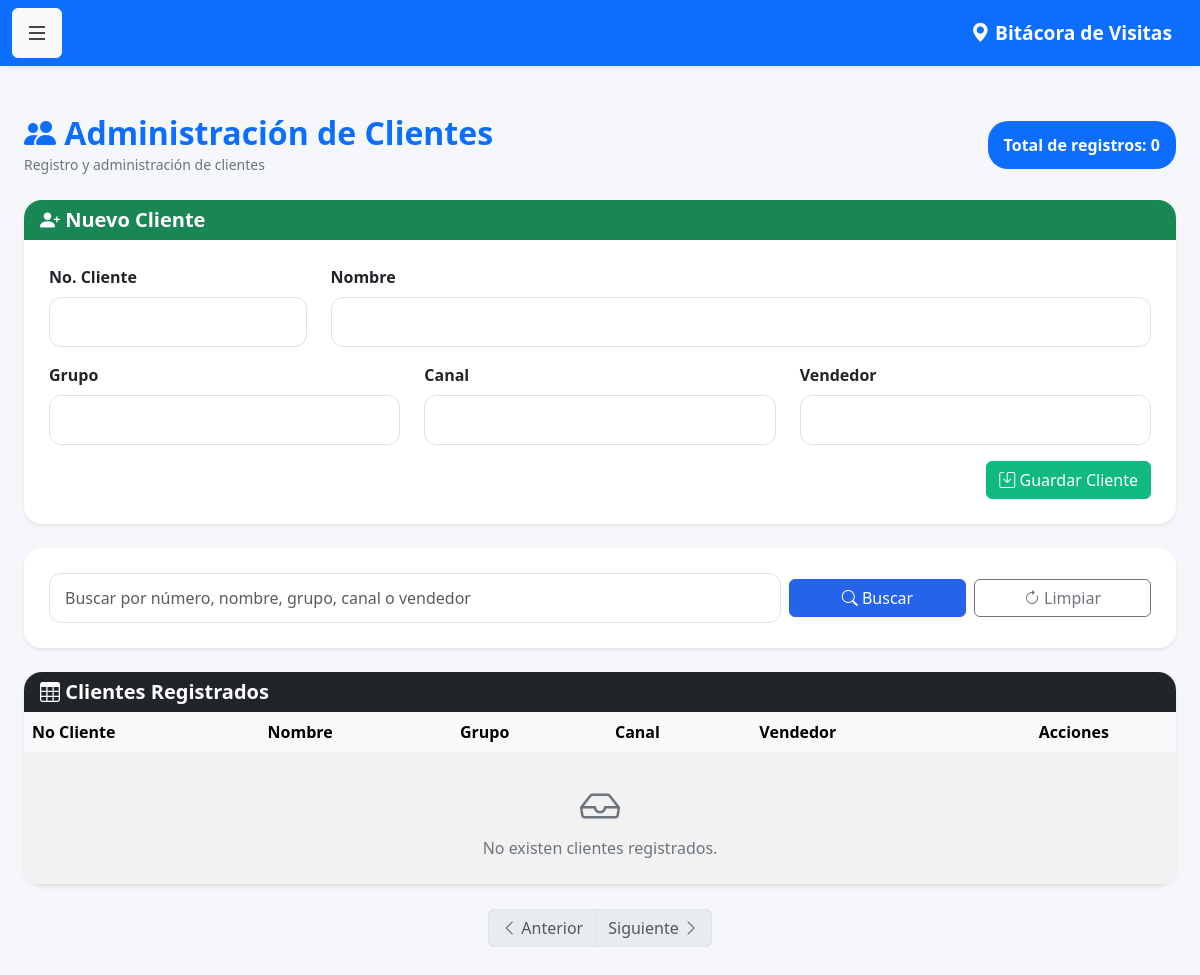
Before: /clientes (signed in) with the older database file.
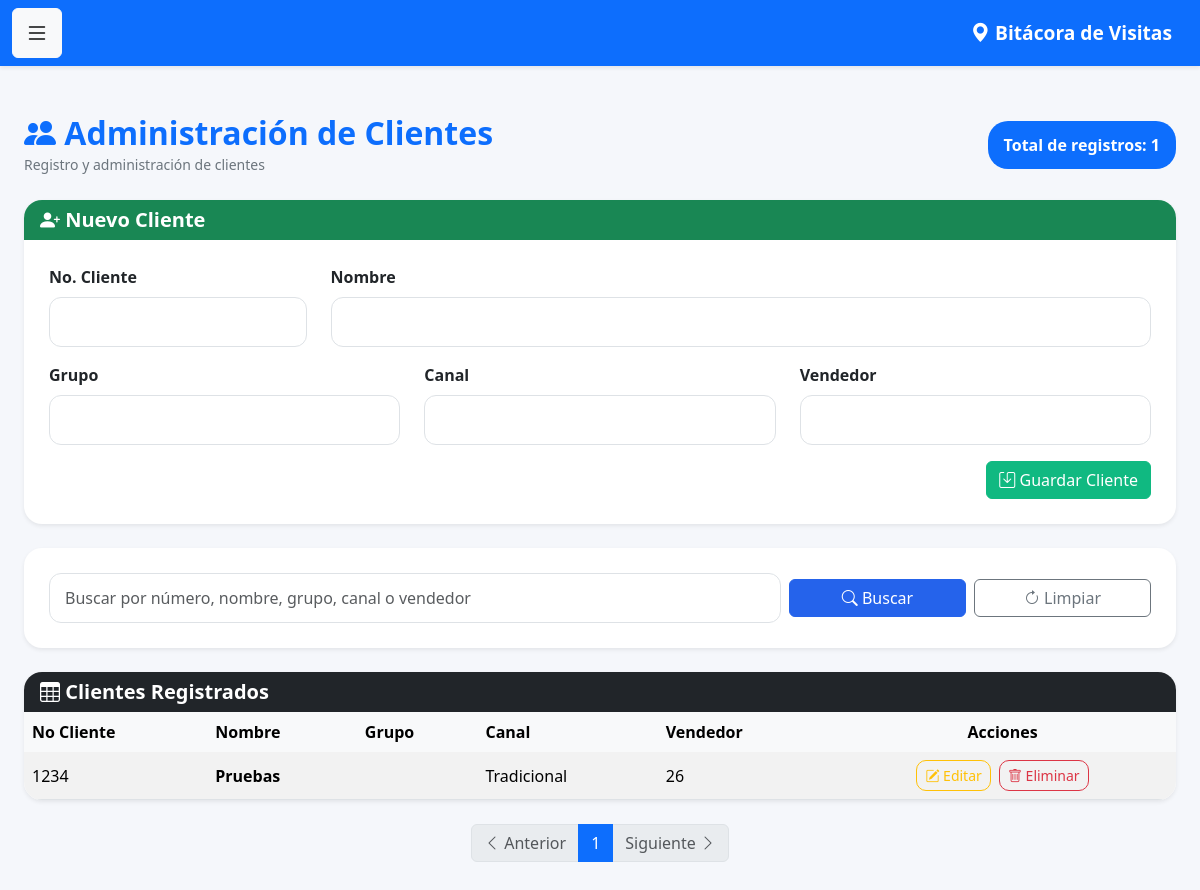
After: the same page with the newer database file.
### models.py (models this page shows)
class Cliente(db.Model):
    __tablename__ = 'clientes'
    id = db.Column(
        db.Integer,
        primary_key=True
    )
    num_cliente = db.Column(
        db.String(20),
        unique=True,
        nullable=False
    )
    nombre = db.Column(
        db.String(150),
        nullable=False
    )
    grupo = db.Column(
        db.String(100)
    )
    canal = db.Column(
        db.String(100)
    )
    vendedor = db.Column(
        db.Integer
    )

### app.py (the view, shortened to what this page needs)
@app.route('/clientes', methods=['GET', 'POST'])
@login_required
def clientes():
    if current_user.rol not in ['admin', 'supervisor']:
        return "Acceso denegado"
    buscar = request.args.get(
        'buscar',
        ''
    )
    pagina = request.args.get(
        'page',
        1,
        type=int
    )
    if buscar:
        lista_clientes = Cliente.query.filter(
            or_(
                Cliente.num_cliente.contains(
                    buscar
                ),
                Cliente.nombre.contains(
                    buscar
                ),
                Cliente.grupo.contains(
                    buscar
                ),
                Cliente.canal.contains(
                    buscar
                )
            )
        ).order_by(
            Cliente.nombre
        ).paginate(
            page=pagina,
            per_page=25,
            error_out=False
        )
    else:
        lista_clientes = Cliente.query.order_by(
            Cliente.nombre
        ).paginate(
            page=pagina,
            per_page=25,
            error_out=False
        )
    return render_template(
        'clientes.html',
        clientes=lista_clientes
    )

### app.py (called while the page is built)
@login_manager.user_loader
def load_user(user_id):
    return Usuario.query.get(int(user_id))

### templates/clientes.html (shortened to what the changed rows need)
{% extends 'base.html' %}
{% block contenido %}
<div class="container py-4">
    <div class="d-flex justify-content-between align-items-center mb-4">
        <div>
            <h2 class="fw-bold text-primary mb-0">
                <i class="bi bi-people-fill"></i>
                Administración de Clientes
            </h2>
        </div>
        <div>
            <span class="badge bg-primary fs-6 p-3">
                Total de registros: {{ clientes.total }}
            </span>
        </div>
    </div>
    <div class="card shadow-sm border-0">
        <div class="table-responsive">
            <table class="table table-hover table-striped align-middle mb-0">
                <thead class="table-light">
                    <tr>
                        <th>No Cliente</th>
                        <th>Nombre</th>
                        <th>Grupo</th>
                        <th>Canal</th>
                        <th>Vendedor</th>
                        <th class="text-center">
                            Acciones
                        </th>
                    </tr>
                </thead>
                <tbody>
                    {% for cliente in clientes.items %}
                    <tr>
                        <td>{{ cliente.num_cliente }}</td>
                        <td class="fw-semibold">
                            {{ cliente.nombre }}
                        </td>
                        <td>{{ cliente.grupo }}</td>
                        <td>{{ cliente.canal }}</td>
                        <td>{{ cliente.vendedor }}</td>
                        <td class="text-center">
                                                    <a
                                href="/cliente/editar/{{ cliente.id }}"
                                class="btn btn-outline-warning btn-sm me-1">
                                <i class="bi bi-pencil-square"></i>
                                Editar
                            </a>
                            <a
                                href="/cliente/eliminar/{{ cliente.id }}"
                                class="btn btn-outline-danger btn-sm"
                                onclick="return confirm('¿Eliminar este cliente?');">
                                <i class="bi bi-trash"></i>
                                Eliminar
                            </a>
                        </td>
                    </tr>
                    {% else %}
                    <tr>
                        <td colspan="6" class="text-center py-4">
                            <div class="text-muted">
                                <i class="bi bi-inbox fs-1"></i>
                                <br>
                                No existen clientes registrados.
                            </div>
                        </td>
                    </tr>
                    {% endfor %}
                </tbody>
            </table>
        </div>
    </div>
    <nav class="mt-4">
        <ul class="pagination justify-content-center">
            {% for num in clientes.iter_pages(left_edge=1,
                                              right_edge=1,
                                              left_current=2,
                                              right_current=2) %}
                {% if num %}
                    <li class="page-item {% if num == clientes.page %}active{% endif %}">
                        <a
                            class="page-link"
                            href="{{ url_for('clientes', page=num, buscar=request.args.get('buscar','')) }}">
                            {{ num }}
                        </a>
                    </li>
                {% else %}
                    <li class="page-item disabled">
                        <span class="page-link">
                            ...
                        </span>
                    </li>
                {% endif %}
            {% endfor %}
        </ul>
    </nav>
</div>
{% endblock %}

Changed rows visible on the page:
added Cliente: num_cliente "1234", nombre "Pruebas", canal "Tradicional", vendedor "26"
Other visible differences:
{{ clientes.total }}: "0" → "1"
new list line: "1"
text no longer shown: "No existen clientes registrados."
